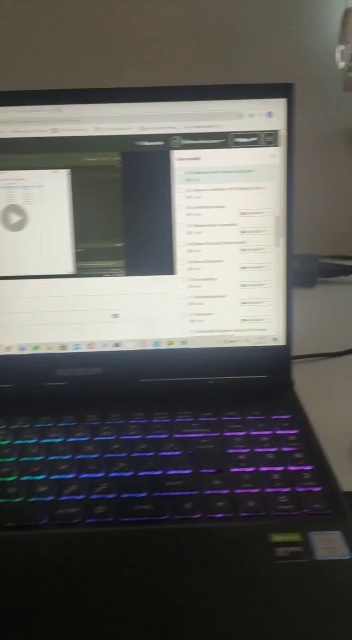
#> input picture frame 27 of temel_islemler/1.mp4, 352 x 640 px
$ python color_space_videos.py
#> lines starting #> are read from the running program, lines starting #| are printed output that depends on the picture
import cv2

cap = cv2.VideoCapture("1.mp4")
while True:
    ret,frame = cap.read()
#> frame is the input picture: shape (640, 352, 3); mean B, G, R 87.9, 91.2, 92.3
    frame = cv2.cvtColor(frame, cv2.COLOR_BGR2GRAY)
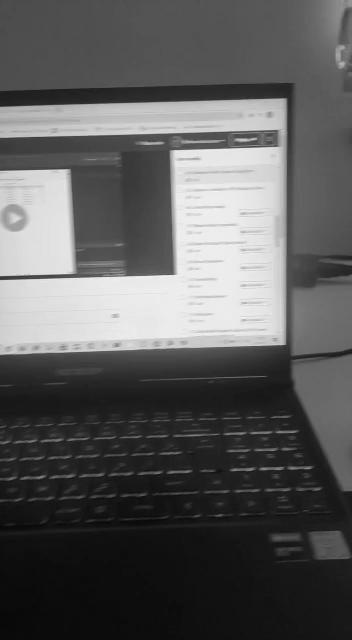
#> frame: shape (640, 352); min 8, max 243, mean 91.1
    if ret == 0:
        break

    cv2.imshow("Video",frame)
    if cv2.waitKey(30) & 0xFF == ord("q"):
#> (key q is pressed here)
        break
cap.release()
cv2.destroyAllWindows()

$ run again, starting later in the video
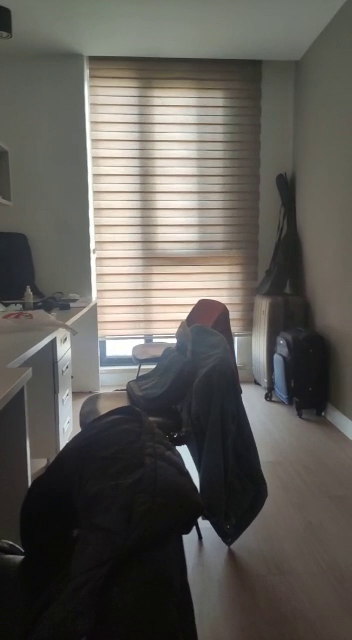
#> input picture frame 220 of temel_islemler/1.mp4, 352 x 640 px
#> frame is the input picture: shape (640, 352, 3); mean B, G, R 87.1, 92.1, 94.8
#> `frame = cv2.cvtColor(frame, cv2.COLOR_BGR2GRAY)`:
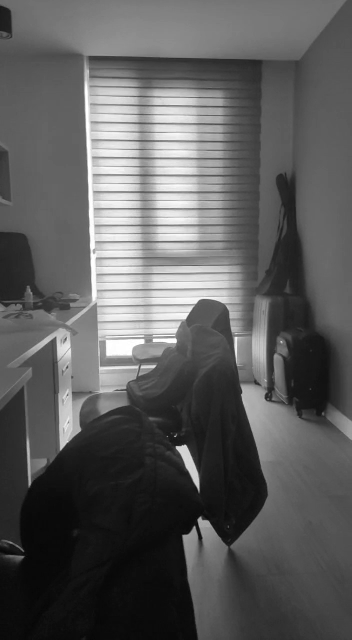
#> frame: shape (640, 352); min 5, max 255, mean 92.3
